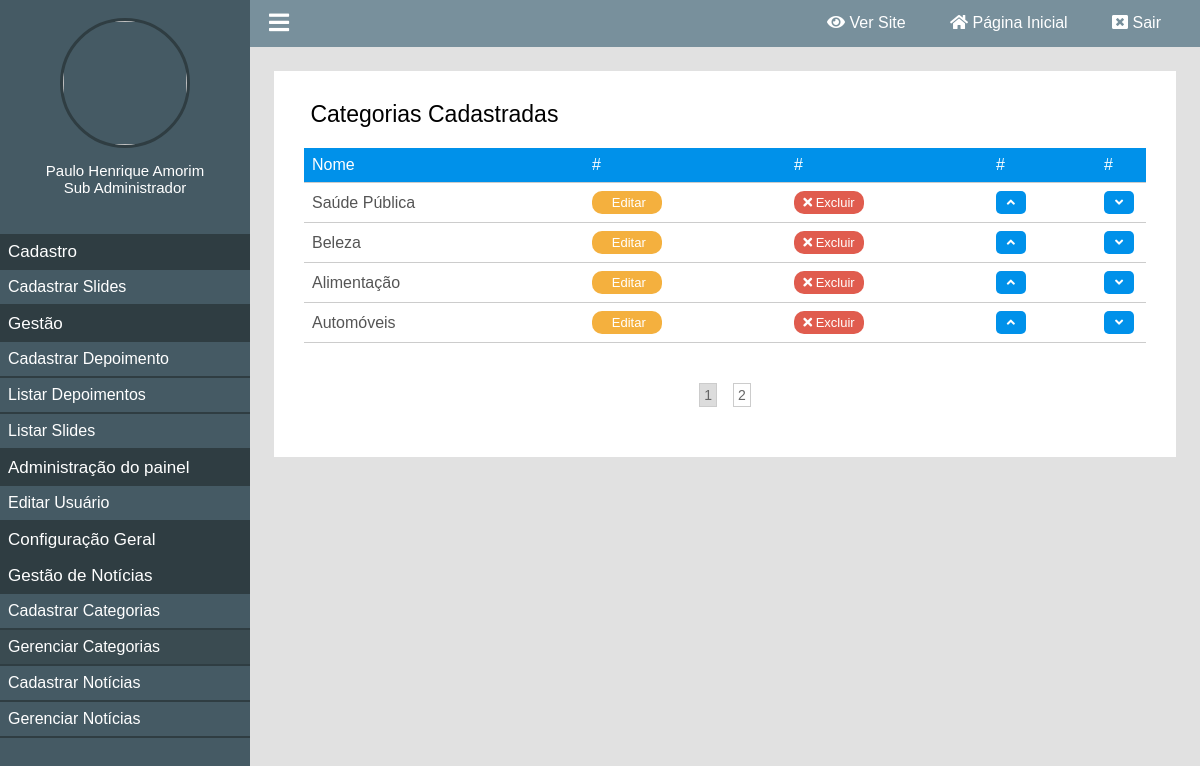
Page /painel/gerenciar-categorias (signed in) on the committed database.
### classes/MySql.php (called while the page is built)
<?php
	class MySql{
		private static $pdo;
		public static function conectar(){
			if(self::$pdo == null){
				try{
				self::$pdo = new PDO('mysql:host='.HOST.';dbname='.DATABASE,USER,PASSWORD,array(PDO::MYSQL_ATTR_INIT_COMMAND => "SET NAMES utf8"));
				self::$pdo->setAttribute(PDO::ATTR_ERRMODE,PDO::ERRMODE_EXCEPTION);
				}catch(Exception $e){
					echo '<h2>Erro ao conectar</h2>';
				}
			}
			return self::$pdo;
		}
	}
?>

### painel/pages/gerenciar-categorias.php (the view, shortened to what this page needs)
<?php
	$paginaAtual = isset($_GET['pagina']) ? (int)$_GET['pagina'] : 1;
	$porPagina = 4;
	$categorias = Painel::selectAll('tb_site.categorias',($paginaAtual - 1) * $porPagina,$porPagina);
?>
<div class="box-content">
	<h2><i class="fa fa-id-card-o" aria-hidden="true"></i> Categorias Cadastradas</h2>
	<div class="wraper-table">
	<table>
		<tr>
			<td>Nome</td>
			<td>#</td>
			<td>#</td>
			<td>#</td>
			<td>#</td>
		</tr>
		<?php
			foreach ($categorias as $key => $value) {
		?>
		<tr>
			<td><?php echo $value['nome']; ?></td>
			<td><a class="btn edit" href="<?php echo INCLUDE_PATH_PAINEL ?>editar-categoria?id=<?php echo $value['id']; ?>"><i class="fa fa-pencil"></i> Editar</a></td>
			<td><a actionBtn="delete" class="btn delete" href="<?php echo INCLUDE_PATH_PAINEL ?>gerenciar-categorias?excluir=<?php echo $value['id']; ?>"><i class="fa fa-times"></i> Excluir</a></td>
			<td><a class="btn order" href="<?php echo INCLUDE_PATH_PAINEL ?>gerenciar-categorias?order=up&id=<?php echo $value['id'] ?>"><i class="fa fa-angle-up"></i></a></td>
			<td><a class="btn order" href="<?php echo INCLUDE_PATH_PAINEL ?>gerenciar-categorias?order=down&id=<?php echo $value['id'] ?>"><i class="fa fa-angle-down"></i></a></td>
		</tr>
		<?php } ?>
	</table>
	</div>
	<div class="paginacao">
		<?php
			$totalPaginas = ceil(count(Painel::selectAll('tb_site.categorias')) / $porPagina);
			for($i = 1; $i <= $totalPaginas; $i++){
				if($i == $paginaAtual)
					echo '<a class="page-selected" href="'.INCLUDE_PATH_PAINEL.'gerenciar-categorias?pagina='.$i.'">'.$i.'</a>';
				else
					echo '<a href="'.INCLUDE_PATH_PAINEL.'gerenciar-categorias?pagina='.$i.'">'.$i.'</a>';
			}
		?>
	</div>
</div>

### painel/css/style.css (style rules this page uses)
* { margin: 0; padding: 0; box-sizing: border-box; font-family: "Arial", sans-serif; }
html,body { height: 100%; background: rgb(225,225,225); }
body { overflow-x: hidden; }
.box-content { background: white; padding: 30px; margin-bottom: 25px; }
.box-content h2 { font-weight: 300; font-size: 23px; }
.wraper-table { overflow-x: auto; }
table { font-weight: 300; min-width: 900px; margin:20px 0; width: 100%; border-collapse: collapse; }
table tr:nth-of-type(1) { background: #0091ea; color: white; }
table tr { border-bottom: 1px solid #ccc; }
table tr { color: #555; }
table td { padding: 8px; }
table a.btn { display: inline-block; width: 70px; border-radius: 10px; text-align: center; font-weight: normal; font-size: 13px; color: white; text-decoration: none; padding: 4px 6px; }
a.btn.edit { background: #F4B03E; }
a.btn.delete { background: #E05C4E; }
a.btn.order { background: #0091ea; width: 30px; border-radius: 5px }
.paginacao { margin:20px 0; text-align: center; }
.paginacao a { font-size: 14px; margin:0 8px; display: inline-block; padding: 3px 4px; border: 1px solid #ccc; text-decoration: none; color: #666; }
.paginacao a.page-selected { background: rgb(220,220,220); }

### rows in the picture
tb_site.categorias: nome "Saúde Pública"
tb_site.categorias: nome "Beleza"
tb_site.categorias: nome "Alimentação"
tb_site.categorias: nome "Automóveis"

### other values in the picture
$_SESSION['nome'] "Paulo Henrique Amorim"
pegaCargo($_SESSION['cargo']) "Sub Administrador"
